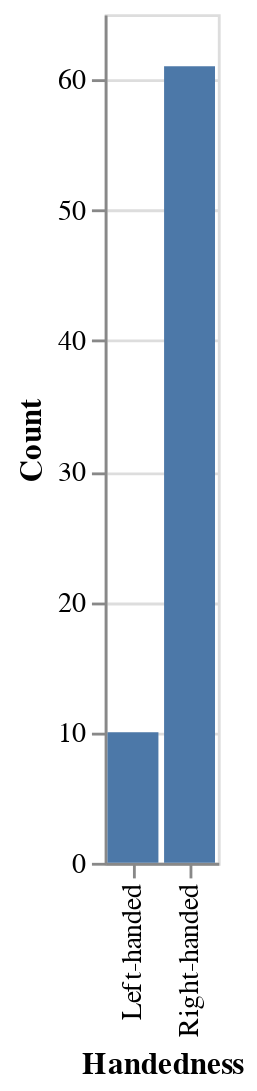

The code cell stored with this chart in its notebook:
### Markdown cell above
Visualizing the number of each classification by creating a bar plot also allows us to check if there are significantly less left-handed classification that right-handed classifications. We will use the chart function from the altair package to create the plot and specify that we want a bar plot by using mark_bar. The x-axis will be the different classifications and the y-axis will be the counts for each classification. We will name this plot 'classification_count_plot'.

### Code cell
classification_count_plot = alt.Chart(tennis_train).mark_bar().encode(
    x=alt.X("Plays").title("Handedness"),
    y=alt.Y("count()").title("Count")
)
classification_count_plot

### Figure 1 — Vega-Lite specification as saved in the notebook (floating-point values rounded to 4 significant figures)
{"config": {"view": {"continuousWidth": 300, "continuousHeight": 300}}, "data": {"name": "data-9d3626148993e4faa6774f67a4d7e2ff"}, "mark": {"type": "bar"}, "encoding": {"x": {"field": "Plays", "title": "Handedness", "type": "nominal"}, "y": {"aggregate": "count", "title": "Count", "type": "quantitative"}}, "$schema": "https://vega.github.io/schema/vega-lite/v5.16.3.json", "datasets": {"data-9d3626148993e4faa6774f67a4d7e2ff": [{"Plays": "Right-handed", "Titles": 8.0, "GOAT Rank": 83, "Peak Elo Rating": 2203, "Best Elo Rank": 6, "Best Rank": 3, "Prize Money": 18020217}, {"Plays": "Right-handed", "Titles": 1.0, "GOAT Rank": 489, "Peak Elo Rating": 1890, "Best Elo Rank": 67, "Best Rank": 46, "Prize Money": 1231953}, {"Plays": "Right-handed", "Titles": 1.0, "GOAT Rank": 400, "Peak Elo Rating": 1962, "Best Elo Rank": 36, "Best Rank": 29, "Prize Money": 3304117}, {"Plays": "Right-handed", "Titles": 103.0, "GOAT Rank": 1, "Peak Elo Rating": 2550, "Best Elo Rank": 1, "Best Rank": 1, "Prize Money": 129231891}, {"Plays": "Left-handed", "Titles": 2.0, "GOAT Rank": 293, "Peak Elo Rating": 2014, "Best Elo Rank": 25, "Best Rank": 17, "Prize Money": 7062030}, {"Plays": "Right-handed", "Titles": 1.0, "GOAT Rank": 400, "Peak Elo Rating": 1913, "Best Elo Rank": 55, "Best Rank": 27, "Prize Money": 1965163}, {"Plays": "Right-handed", "Titles": 6.0, "GOAT Rank": 222, "Peak Elo Rating": 2004, "Best Elo Rank": 26, "Best Rank": 19, "Prize Money": 8480383}, {"Plays": "Right-handed", "Titles": 3.0, "GOAT Rank": 293, "Peak Elo Rating": 2003, "Best Elo Rank": 25, "Best Rank": 18, "Prize Money": 7774890}, {"Plays": "Right-handed", "Titles": 2.0, "GOAT Rank": 357, "Peak Elo Rating": 1951, "Best Elo Rank": 41, "Best Rank": 38, "Prize Money": 3311462}, {"Plays": "Left-handed", "Titles": 1.0, "GOAT Rank": 489, "Peak Elo Rating": 1952, "Best Elo Rank": 43, "Best Rank": 58, "Prize Money": 1703096}, {"Plays": "Left-handed", "Titles": 1.0, "GOAT Rank": 489, "Peak Elo Rating": 1924, "Best Elo Rank": 53, "Best Rank": 43, "Prize Money": 1062355}, {"Plays": "Right-handed", "Titles": 1.0, "GOAT Rank": 489, "Peak Elo Rating": 1953, "Best Elo Rank": 38, "Best Rank": 40, "Prize Money": 4660132}, {"Plays": "Left-handed", "Titles": 2.0, "GOAT Rank": 325, "Peak Elo Rating": 1953, "Best Elo Rank": 41, "Best Rank": 33, "Prize Money": 3611278}, {"Plays": "Right-handed", "Titles": 77.0, "GOAT Rank": 2, "Peak Elo Rating": 2629, "Best Elo Rank": 1, "Best Rank": 1, "Prize Money": 139144944}, {"Plays": "Right-handed", "Titles": 1.0, "GOAT Rank": 489, "Peak Elo Rating": 1932, "Best Elo Rank": 51, "Best Rank": 31, "Prize Money": 1396674}, {"Plays": "Right-handed", "Titles": 8.0, "GOAT Rank": 222, "Peak Elo Rating": 2117, "Best Elo Rank": 14, "Best Rank": 16, "Prize Money": 12807597}, {"Plays": "Right-handed", "Titles": 6.0, "GOAT Rank": 202, "Peak Elo Rating": 2167, "Best Elo Rank": 10, "Best Rank": 10, "Prize Money": 7256753}, {"Plays": "Right-handed", "Titles": 4.0, "GOAT Rank": 183, "Peak Elo Rating": 2158, "Best Elo Rank": 9, "Best Rank": 8, "Prize Money": 8616024}, {"Plays": "Right-handed", "Titles": 1.0, "GOAT Rank": 489, "Peak Elo Rating": 1939, "Best Elo Rank": 45, "Best Rank": 38, "Prize Money": 2055087}, {"Plays": "Right-handed", "Titles": 18.0, "GOAT Rank": 49, "Peak Elo Rating": 2244, "Best Elo Rank": 6, "Best Rank": 5, "Prize Money": 22072615}, {"Plays": "Right-handed", "Titles": 2.0, "GOAT Rank": 400, "Peak Elo Rating": 1940, "Best Elo Rank": 43, "Best Rank": 32, "Prize Money": 1526576}, {"Plays": "Right-handed", "Titles": 2.0, "GOAT Rank": 400, "Peak Elo Rating": 1987, "Best Elo Rank": 31, "Best Rank": 33, "Prize Money": 5965778}, {"Plays": "Right-handed", "Titles": 1.0, "GOAT Rank": 489, "Peak Elo Rating": 1904, "Best Elo Rank": 57, "Best Rank": 74, "Prize Money": 1048314}, {"Plays": "Left-handed", "Titles": 1.0, "GOAT Rank": 264, "Peak Elo Rating": 2075, "Best Elo Rank": 16, "Best Rank": 13, "Prize Money": 4535961}, {"Plays": "Right-handed", "Titles": 14.0, "GOAT Rank": 106, "Peak Elo Rating": 2124, "Best Elo Rank": 9, "Best Rank": 6, "Prize Money": 14773644}, {"Plays": "Right-handed", "Titles": 5.0, "GOAT Rank": 293, "Peak Elo Rating": 2009, "Best Elo Rank": 29, "Best Rank": 23, "Prize Money": 8003533}, {"Plays": "Right-handed", "Titles": 4.0, "GOAT Rank": 325, "Peak Elo Rating": 1947, "Best Elo Rank": 44, "Best Rank": 31, "Prize Money": 5349041}, {"Plays": "Right-handed", "Titles": 22.0, "GOAT Rank": 33, "Peak Elo Rating": 2329, "Best Elo Rank": 3, "Best Rank": 3, "Prize Money": 25889586}, {"Plays": "Right-handed", "Titles": 9.0, "GOAT Rank": 151, "Peak Elo Rating": 2135, "Best Elo Rank": 9, "Best Rank": 9, "Prize Money": 12067808}, {"Plays": "Right-handed", "Titles": 4.0, "GOAT Rank": 264, "Peak Elo Rating": 1929, "Best Elo Rank": 48, "Best Rank": 32, "Prize Money": 5355556}, {"Plays": "Right-handed", "Titles": 12.0, "GOAT Rank": 49, "Peak Elo Rating": 2296, "Best Elo Rank": 4, "Best Rank": 4, "Prize Money": 23846631}, {"Plays": "Right-handed", "Titles": 8.0, "GOAT Rank": 68, "Peak Elo Rating": 2269, "Best Elo Rank": 5, "Best Rank": 3, "Prize Money": 18879855}, {"Plays": "Right-handed", "Titles": 10.0, "GOAT Rank": 157, "Peak Elo Rating": 2068, "Best Elo Rank": 18, "Best Rank": 11, "Prize Money": 11912152}, {"Plays": "Right-handed", "Titles": 1.0, "GOAT Rank": 489, "Peak Elo Rating": 1882, "Best Elo Rank": 77, "Best Rank": 64, "Prize Money": 1626003}, {"Plays": "Right-handed", "Titles": 8.0, "GOAT Rank": 83, "Peak Elo Rating": 2189, "Best Elo Rank": 7, "Best Rank": 6, "Prize Money": 17930816}, {"Plays": "Right-handed", "Titles": 3.0, "GOAT Rank": 293, "Peak Elo Rating": 2055, "Best Elo Rank": 19, "Best Rank": 18, "Prize Money": 3466298}, {"Plays": "Right-handed", "Titles": 3.0, "GOAT Rank": 357, "Peak Elo Rating": 1994, "Best Elo Rank": 32, "Best Rank": 23, "Prize Money": 3869834}, {"Plays": "Right-handed", "Titles": 2.0, "GOAT Rank": 293, "Peak Elo Rating": 1999, "Best Elo Rank": 28, "Best Rank": 21, "Prize Money": 6492427}, {"Plays": "Right-handed", "Titles": 4.0, "GOAT Rank": 264, "Peak Elo Rating": 2004, "Best Elo Rank": 29, "Best Rank": 19, "Prize Money": 10821168}, {"Plays": "Right-handed", "Titles": 4.0, "GOAT Rank": 139, "Peak Elo Rating": 2175, "Best Elo Rank": 8, "Best Rank": 5, "Prize Money": 10425605}, {"Plays": "Right-handed", "Titles": 6.0, "GOAT Rank": 165, "Peak Elo Rating": 2176, "Best Elo Rank": 10, "Best Rank": 13, "Prize Money": 8001478}, {"Plays": "Right-handed", "Titles": 15.0, "GOAT Rank": 71, "Peak Elo Rating": 2148, "Best Elo Rank": 9, "Best Rank": 8, "Prize Money": 18669906}, {"Plays": "Left-handed", "Titles": 1.0, "GOAT Rank": 400, "Peak Elo Rating": 1968, "Best Elo Rank": 37, "Best Rank": 25, "Prize Money": 5647193}, {"Plays": "Right-handed", "Titles": 6.0, "GOAT Rank": 114, "Peak Elo Rating": 2181, "Best Elo Rank": 6, "Best Rank": 5, "Prize Money": 16293854}, {"Plays": "Right-handed", "Titles": 3.0, "GOAT Rank": 222, "Peak Elo Rating": 2066, "Best Elo Rank": 18, "Best Rank": 11, "Prize Money": 7217264}, {"Plays": "Right-handed", "Titles": 1.0, "GOAT Rank": 400, "Peak Elo Rating": 1894, "Best Elo Rank": 61, "Best Rank": 41, "Prize Money": 2109288}, {"Plays": "Right-handed", "Titles": 7.0, "GOAT Rank": 109, "Peak Elo Rating": 2243, "Best Elo Rank": 4, "Best Rank": 4, "Prize Money": 10507693}, {"Plays": "Right-handed", "Titles": 1.0, "GOAT Rank": 489, "Peak Elo Rating": 1935, "Best Elo Rank": 45, "Best Rank": 39, "Prize Money": 2562473}, {"Plays": "Right-handed", "Titles": 3.0, "GOAT Rank": 293, "Peak Elo Rating": 1953, "Best Elo Rank": 39, "Best Rank": 16, "Prize Money": 2802848}, {"Plays": "Right-handed", "Titles": 18.0, "GOAT Rank": 53, "Peak Elo Rating": 2232, "Best Elo Rank": 6, "Best Rank": 3, "Prize Money": 27466016}, {"Plays": "Right-handed", "Titles": 3.0, "GOAT Rank": 357, "Peak Elo Rating": 1972, "Best Elo Rank": 34, "Best Rank": 28, "Prize Money": 6119457}, {"Plays": "Right-handed", "Titles": 4.0, "GOAT Rank": 169, "Peak Elo Rating": 2098, "Best Elo Rank": 9, "Best Rank": 8, "Prize Money": 8918917}, {"Plays": "Right-handed", "Titles": 12.0, "GOAT Rank": 99, "Peak Elo Rating": 2106, "Best Elo Rank": 10, "Best Rank": 5, "Prize Money": 13376235}, {"Plays": "Right-handed", "Titles": 16.0, "GOAT Rank": 36, "Peak Elo Rating": 2291, "Best Elo Rank": 5, "Best Rank": 3, "Prize Money": 33790279}, {"Plays": "Right-handed", "Titles": 4.0, "GOAT Rank": 325, "Peak Elo Rating": 1970, "Best Elo Rank": 35, "Best Rank": 37, "Prize Money": 10262279}, {"Plays": "Right-handed", "Titles": 16.0, "GOAT Rank": 58, "Peak Elo Rating": 2211, "Best Elo Rank": 5, "Best Rank": 4, "Prize Money": 22132368}, {"Plays": "Right-handed", "Titles": 4.0, "GOAT Rank": 293, "Peak Elo Rating": 2042, "Best Elo Rank": 21, "Best Rank": 21, "Prize Money": 5970907}, {"Plays": "Right-handed", "Titles": 1.0, "GOAT Rank": 489, "Peak Elo Rating": 1999, "Best Elo Rank": 29, "Best Rank": 25, "Prize Money": 2722314}, {"Plays": "Left-handed", "Titles": 7.0, "GOAT Rank": 133, "Peak Elo Rating": 2074, "Best Elo Rank": 16, "Best Rank": 12, "Prize Money": 17114510}, {"Plays": "Right-handed", "Titles": 1.0, "GOAT Rank": 489, "Peak Elo Rating": 1944, "Best Elo Rank": 41, "Best Rank": 39, "Prize Money": 4997728}, {"Plays": "Right-handed", "Titles": 3.0, "GOAT Rank": 264, "Peak Elo Rating": 1990, "Best Elo Rank": 30, "Best Rank": 16, "Prize Money": 4271703}, {"Plays": "Right-handed", "Titles": 1.0, "GOAT Rank": 489, "Peak Elo Rating": 1936, "Best Elo Rank": 45, "Best Rank": 39, "Prize Money": 3128654}, {"Plays": "Right-handed", "Titles": 1.0, "GOAT Rank": 489, "Peak Elo Rating": 1901, "Best Elo Rank": 59, "Best Rank": 50, "Prize Money": 1226242}, {"Plays": "Right-handed", "Titles": 2.0, "GOAT Rank": 245, "Peak Elo Rating": 2102, "Best Elo Rank": 13, "Best Rank": 12, "Prize Money": 7163918}, {"Plays": "Right-handed", "Titles": 1.0, "GOAT Rank": 489, "Peak Elo Rating": 1895, "Best Elo Rank": 62, "Best Rank": 33, "Prize Money": 4927689}, {"Plays": "Right-handed", "Titles": 46.0, "GOAT Rank": 12, "Peak Elo Rating": 2500, "Best Elo Rank": 2, "Best Rank": 1, "Prize Money": 61544007}, {"Plays": "Left-handed", "Titles": 1.0, "GOAT Rank": 489, "Peak Elo Rating": 1953, "Best Elo Rank": 38, "Best Rank": 35, "Prize Money": 3928220}, {"Plays": "Right-handed", "Titles": 5.0, "GOAT Rank": 169, "Peak Elo Rating": 2069, "Best Elo Rank": 20, "Best Rank": 10, "Prize Money": 7487708}, {"Plays": "Left-handed", "Titles": 4.0, "GOAT Rank": 293, "Peak Elo Rating": 1996, "Best Elo Rank": 33, "Best Rank": 21, "Prize Money": 5334788}, {"Plays": "Right-handed", "Titles": 1.0, "GOAT Rank": 489, "Peak Elo Rating": 1979, "Best Elo Rank": 33, "Best Rank": 31, "Prize Money": 2706806}, {"Plays": "Left-handed", "Titles": 84.0, "GOAT Rank": 3, "Peak Elo Rating": 2552, "Best Elo Rank": 1, "Best Rank": 1, "Prize Money": 119601561}]}}
